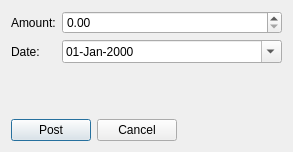
<?xml version="1.0" encoding="UTF-8"?>
<ui version="4.0">
 <class>MakeSaccoPayment</class>
 <widget class="QDialog" name="MakeSaccoPayment">
  <property name="geometry">
   <rect>
    <x>0</x>
    <y>0</y>
    <width>293</width>
    <height>152</height>
   </rect>
  </property>
  <property name="windowTitle">
   <string>Make SACCO Payment</string>
  </property>
  <layout class="QVBoxLayout" name="verticalLayout">
   <item>
    <layout class="QGridLayout" name="gridLayout">
     <item row="0" column="0">
      <widget class="QLabel" name="label">
       <property name="text">
        <string>Amount:</string>
       </property>
      </widget>
     </item>
     <item row="0" column="1">
      <widget class="QDoubleSpinBox" name="doubleSpinBox">
       <property name="sizePolicy">
        <sizepolicy hsizetype="Minimum" vsizetype="Fixed">
         <horstretch>1</horstretch>
         <verstretch>0</verstretch>
        </sizepolicy>
       </property>
       <property name="maximum">
        <double>999999999.000000000000000</double>
       </property>
      </widget>
     </item>
     <item row="1" column="0">
      <widget class="QLabel" name="label_2">
       <property name="text">
        <string>Date:</string>
       </property>
      </widget>
     </item>
     <item row="1" column="1">
      <widget class="QDateEdit" name="dateEdit">
       <property name="displayFormat">
        <string>dd-MMM-yyyy</string>
       </property>
       <property name="calendarPopup">
        <bool>true</bool>
       </property>
      </widget>
     </item>
    </layout>
   </item>
   <item>
    <spacer name="verticalSpacer">
     <property name="orientation">
      <enum>Qt::Vertical</enum>
     </property>
     <property name="sizeHint" stdset="0">
      <size>
       <width>20</width>
       <height>46</height>
      </size>
     </property>
    </spacer>
   </item>
   <item>
    <layout class="QHBoxLayout" name="horizontalLayout">
     <item>
      <widget class="QPushButton" name="pushButton">
       <property name="text">
        <string>Post</string>
       </property>
      </widget>
     </item>
     <item>
      <widget class="QPushButton" name="pushButton_2">
       <property name="text">
        <string>Cancel</string>
       </property>
      </widget>
     </item>
     <item>
      <spacer name="horizontalSpacer">
       <property name="orientation">
        <enum>Qt::Horizontal</enum>
       </property>
       <property name="sizeHint" stdset="0">
        <size>
         <width>40</width>
         <height>20</height>
        </size>
       </property>
      </spacer>
     </item>
    </layout>
   </item>
  </layout>
 </widget>
 <resources/>
 <connections/>
</ui>
